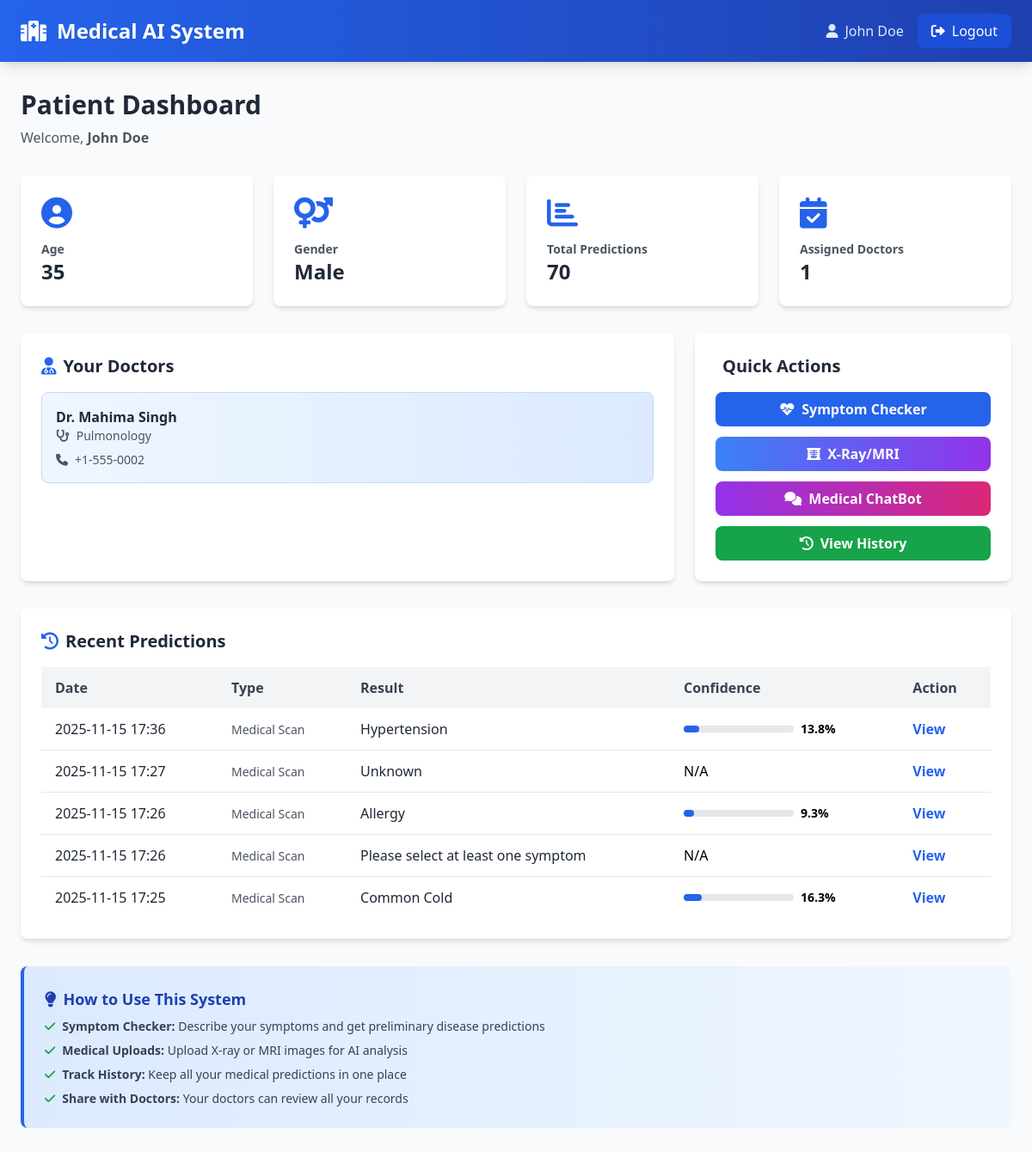
The page /dashboard/patient (signed in) on the database as committed earlier.
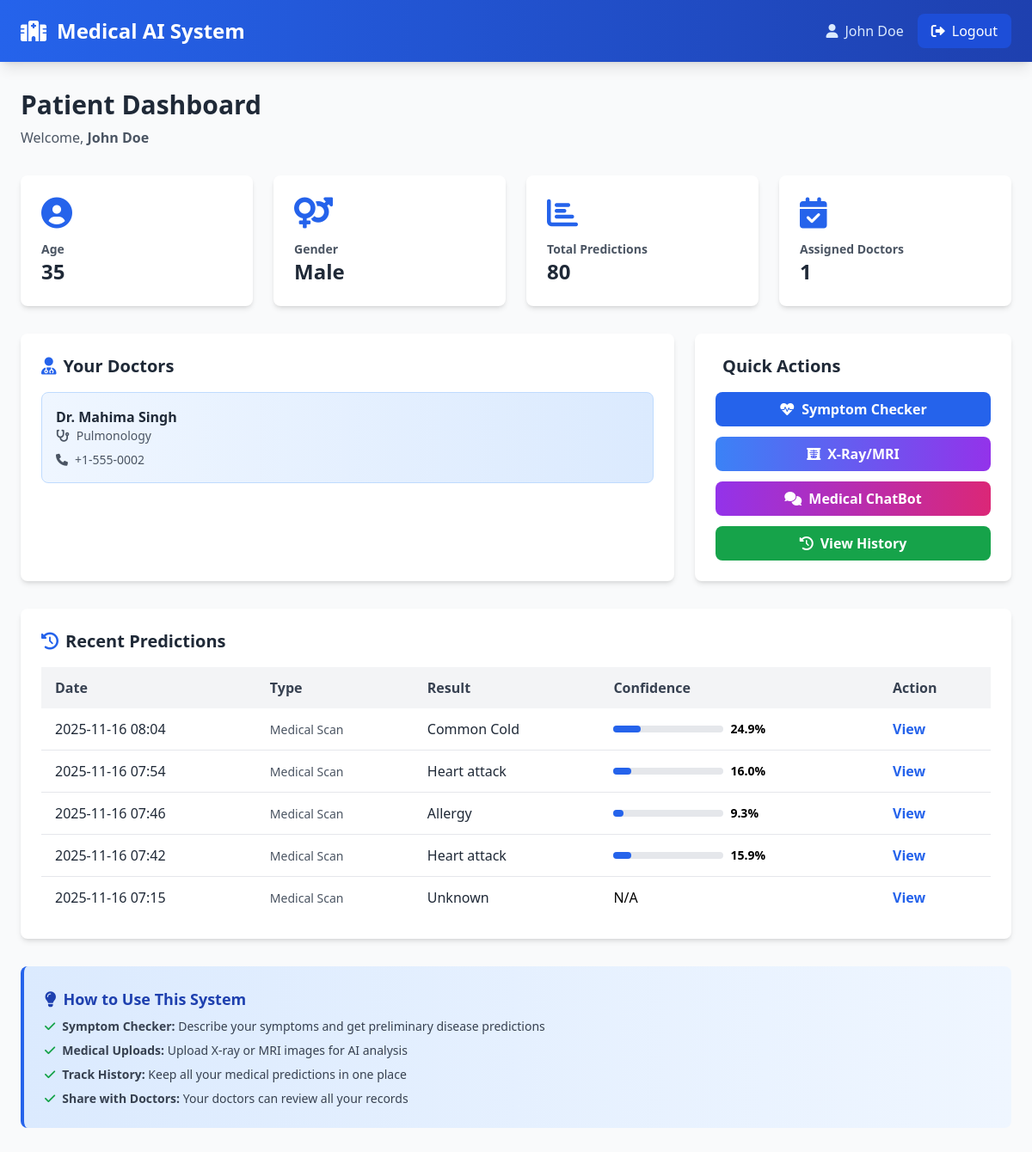
The same page on the database as committed later.
### app/models.py (models this page shows, shortened)
class Doctor(db.Model):
    __tablename__ = 'doctors'
    id = db.Column(db.Integer, primary_key=True)
    user_id = db.Column(db.Integer, db.ForeignKey('users.id'), nullable=False, unique=True)
    full_name = db.Column(db.String(120), nullable=False)
    specialization = db.Column(db.String(100), nullable=False)
    phone = db.Column(db.String(20))
    license_number = db.Column(db.String(50), unique=True)
    created_at = db.Column(db.DateTime, nullable=False, default=datetime.utcnow)
    patients = db.relationship('DoctorPatient', backref='doctor', cascade='all, delete-orphan')
    predictions = db.relationship('Prediction', backref='doctor', lazy=True)

class Prediction(db.Model):
    __tablename__ = 'predictions'
    id = db.Column(db.Integer, primary_key=True)
    patient_id = db.Column(db.Integer, db.ForeignKey('patients.id'), nullable=False)
    doctor_id = db.Column(db.Integer, db.ForeignKey('doctors.id'), nullable=False)
    prediction_type = db.Column(db.String(50), nullable=True)  # 'xray', 'mri', 'symptoms' - made nullable
    image_path = db.Column(db.String(255))
    predicted_disease = db.Column(db.String(100))
    confidence = db.Column(db.Float)
    heatmap_path = db.Column(db.String(255))
    symptoms = db.Column(db.Text)  # JSON format
    predicted_diseases = db.Column(db.Text)  # JSON format with diseases and probabilities
    report_path = db.Column(db.String(255))
    notes = db.Column(db.Text)
    created_at = db.Column(db.DateTime, nullable=False, default=datetime.utcnow)

### app/dashboard_routes.py (the view)
@dashboards.route('/patient', methods=['GET'])
@login_required
@role_required('patient')
def patient_dashboard():
    patient = get_current_patient()
    if not patient:
        flash('Patient profile not found', 'danger')
        return redirect(url_for('routes.index'))
    stats = get_patient_stats(patient.id)
    doctors = db.session.query(Doctor).join(
        DoctorPatient, Doctor.id == DoctorPatient.doctor_id
    ).filter(DoctorPatient.patient_id == patient.id).all()
    return render_template('dashboards/patient_dashboard.html',
                         patient=patient,
                         stats=stats,
                         doctors=doctors)

### app/auth.py (called while the page is built)
def login_required(f):
    @wraps(f)
    def decorated_function(*args, **kwargs):
        if 'user_id' not in session:
            flash('Please log in first', 'warning')
            return redirect(url_for('routes.index'))
        return f(*args, **kwargs)
    return decorated_function

def role_required(*allowed_roles):
    def decorator(f):
        @wraps(f)
        def decorated_function(*args, **kwargs):
            if 'user_id' not in session:
                flash('Please log in first', 'warning')
                return redirect(url_for('login'))
            if session.get('user_role') not in allowed_roles:
                flash('You do not have permission to access this page', 'danger')
                return redirect(url_for('index'))
            return f(*args, **kwargs)
        return decorated_function
    return decorator

def get_current_user():
    user_id = session.get('user_id')
    if user_id:
        return User.query.get(user_id)
    return None

def get_current_patient():
    from app.models import Patient
    user = get_current_user()
    if user and user.patient:
        return user.patient
    return None

### app/templates/dashboards/patient_dashboard.html (shortened to what the changed rows need)
<!DOCTYPE html>
<html lang="en">
<head>
    <script src="https://cdn.tailwindcss.com"></script>
    <link rel="stylesheet" href="https://cdnjs.cloudflare.com/ajax/libs/font-awesome/6.0.0/css/all.min.css">
</head>
<body class="bg-gray-50">
    <nav class="bg-gradient-to-r from-blue-600 to-blue-800 text-white shadow-lg">
        <div class="max-w-7xl mx-auto px-6 py-4">
            <div class="flex justify-between items-center">
                <div class="flex items-center space-x-3">
                    <h1 class="text-2xl font-bold">Medical AI System</h1>
                </div>
            </div>
        </div>
    </nav>
    <div class="max-w-7xl mx-auto px-6 py-8">
        <div class="mb-8">
            <h2 class="text-3xl font-bold text-gray-800 mb-2">Patient Dashboard</h2>
        </div>
        <div class="grid grid-cols-1 md:grid-cols-4 gap-6 mb-8">
            <div class="bg-white rounded-lg shadow-md p-6">
                <i class="fas fa-chart-bar text-4xl text-blue-600 mb-3"></i>
                <h3 class="text-gray-600 text-sm font-semibold">Total Predictions</h3>
                <p class="text-2xl font-bold text-gray-800">{{ stats.total_predictions }}</p>
            </div>
        </div>
        <div class="grid grid-cols-1 lg:grid-cols-3 gap-6 mb-8">
            <div class="lg:col-span-2 bg-white rounded-lg shadow-md p-6">
                {% if doctors %}
                    <div class="space-y-4">
                        {% for doctor in doctors %}
                            <div class="bg-gradient-to-r from-blue-50 to-blue-100 border border-blue-200 rounded-lg p-4">
                                <h4 class="font-semibold text-gray-800">{{ doctor.full_name }}</h4>
                                <p class="text-sm text-gray-600"><i class="fas fa-stethoscope mr-2"></i>{{ doctor.specialization }}</p>
                                <p class="text-sm text-gray-600 mt-2"><i class="fas fa-phone mr-2"></i>{{ doctor.phone }}</p>
                            </div>
                        {% endfor %}
                    </div>
                {% else %}
                    <p class="text-gray-600 text-center py-8">
                        <i class="fas fa-info-circle mr-2"></i>No doctors assigned yet
                    </p>
                {% endif %}
            </div>
        </div>
        <div class="bg-white rounded-lg shadow-md p-6 mb-8">
            {% if stats.recent_predictions %}
                <div class="overflow-x-auto">
                    <table class="w-full">
                        <thead class="bg-gray-100">
                            <tr>
                                <th class="px-4 py-3 text-left text-gray-700 font-semibold">Date</th>
                                <th class="px-4 py-3 text-left text-gray-700 font-semibold">Type</th>
                                <th class="px-4 py-3 text-left text-gray-700 font-semibold">Result</th>
                                <th class="px-4 py-3 text-left text-gray-700 font-semibold">Confidence</th>
                                <th class="px-4 py-3 text-left text-gray-700 font-semibold">Action</th>
                            </tr>
                        </thead>
                        <tbody class="divide-y">
                            {% for pred in stats.recent_predictions %}
                                <tr class="hover:bg-gray-50">
                                    <td class="px-4 py-3 text-gray-800">{{ pred.created_at.strftime('%Y-%m-%d %H:%M') }}</td>
                                    <td class="px-4 py-3">
                                        <span class="text-sm text-gray-600">Medical Scan</span>
                                    </td>
                                    <td class="px-4 py-3 text-gray-800">{{ pred.predicted_disease or 'N/A' }}</td>
                                    <td class="px-4 py-3">
                                        {% if pred.confidence %}
                                            <div class="flex items-center space-x-2">
                                                <div class="w-32 bg-gray-200 rounded-full h-2">
                                                    <div class="bg-blue-600 h-2 rounded-full confidence-bar" data-confidence="{{ pred.confidence }}"></div>
                                                </div>
                                                <span class="text-sm font-semibold">{{ "%.1f"|format(pred.confidence) }}%</span>
                                            </div>
                                        {% else %}
                                            N/A
                                        {% endif %}
                                    </td>
                                    <td class="px-4 py-3">
                                        <a href="{{ url_for('dashboards.patient_view_prediction', prediction_id=pred.id) }}" class="text-blue-600 hover:text-blue-800 font-semibold">
                                            View
                                        </a>
                                    </td>
                                </tr>
                            {% endfor %}
                        </tbody>
                    </table>
                </div>
            {% else %}
                <p class="text-gray-600 text-center py-8">
                    <i class="fas fa-inbox mr-2"></i>No predictions yet. Start with a symptom check or upload an X-ray!
                </p>
            {% endif %}
        </div>
    </div>
</body>
</html>

Rows that differ between the two databases and show on the page:
no longer on this page (row unchanged): Prediction: created_at "2025-11-15 17:36", predicted_disease "Hypertension", confidence "13.8"
no longer on this page (row unchanged): Prediction: created_at "2025-11-15 17:27", predicted_disease "Unknown", confidence "N/A"
no longer on this page (row unchanged): Prediction: created_at "2025-11-15 17:26", predicted_disease "Allergy", confidence "9.3"
no longer on this page (row unchanged): Prediction: created_at "2025-11-15 17:26", predicted_disease "Please select at least one symptom", confidence "N/A"
no longer on this page (row unchanged): Prediction: created_at "2025-11-15 17:25", predicted_disease "Common Cold", confidence "16.3"
added Prediction: created_at "2025-11-16 08:04", predicted_disease "Common Cold", confidence "24.9"
added Prediction: created_at "2025-11-16 07:54", predicted_disease "Heart attack", confidence "16.0"
added Prediction: created_at "2025-11-16 07:46", predicted_disease "Allergy", confidence "9.3"
added Prediction: created_at "2025-11-16 07:42", predicted_disease "Heart attack", confidence "15.9"
added Prediction: created_at "2025-11-16 07:15", predicted_disease "Unknown", confidence "N/A"
Other text that changed with them:
{{ stats.total_predictions }}: "70" → "80"
